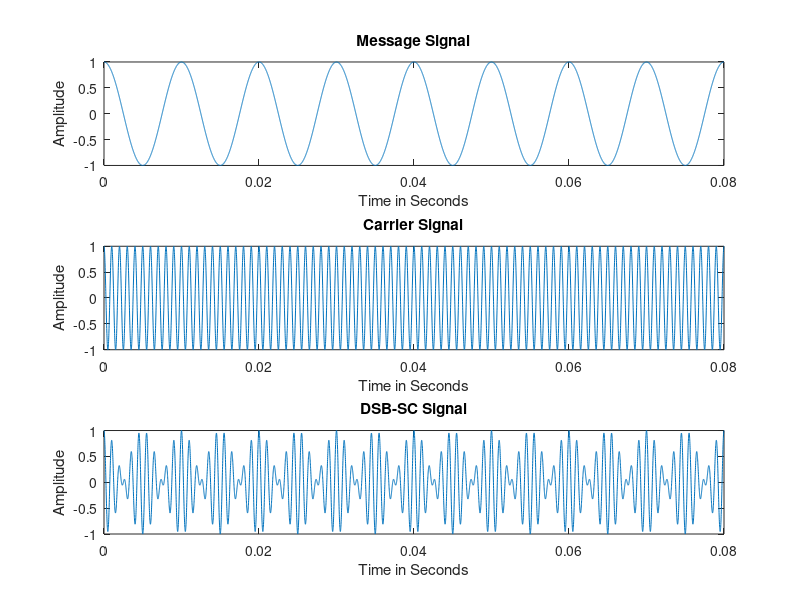
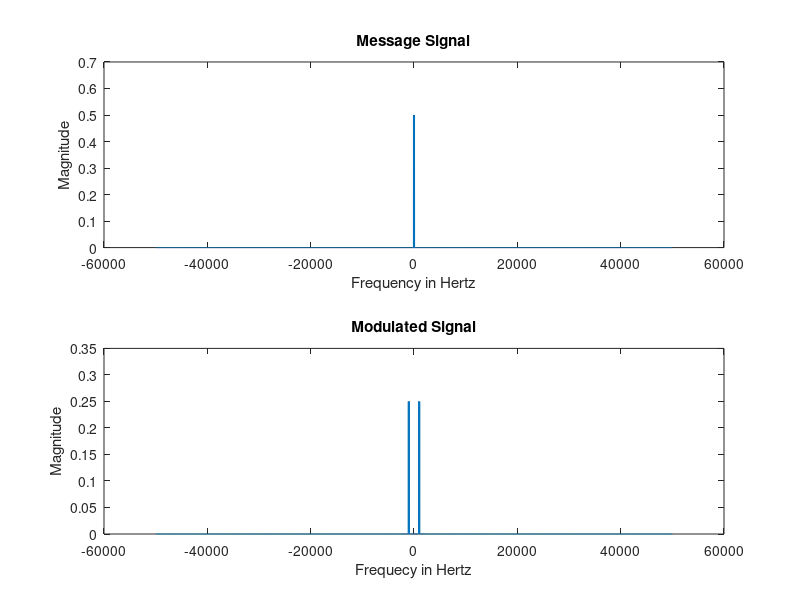
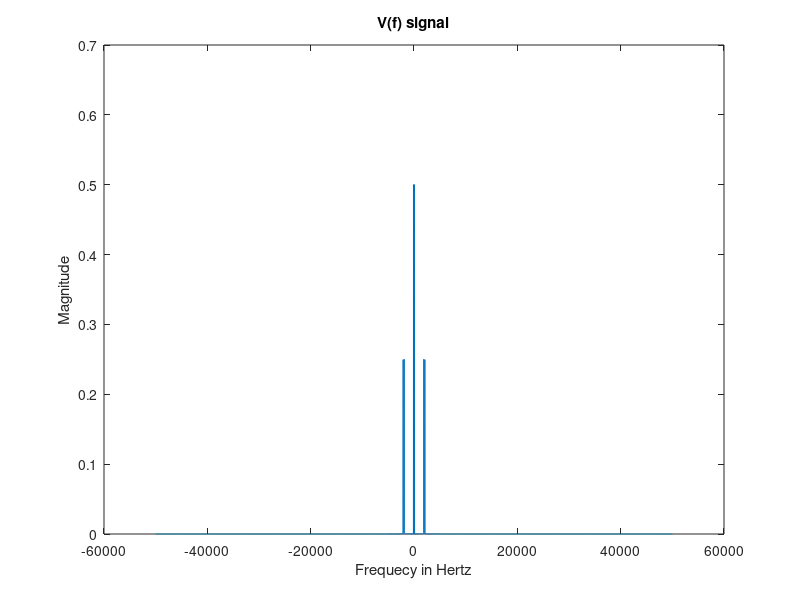
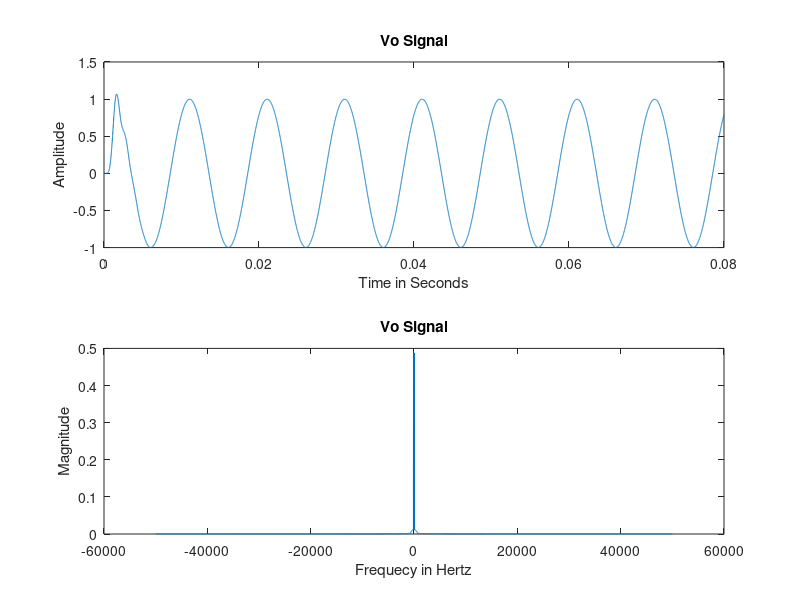

Here is the MATLAB script that generated these plots, in order:
close all;
clc;
clear all;
%% 2.1.a
fm=100;
fc=1000;
fs=100000;
t=0:1/fs:0.08;
m=cos(2*pi*fm*t);
c=cos(2*pi*fc*t);
%% 2.1.b
s=m.*c;
%% 2.1.c
figure;
subplot(311);
plot(t,m);
title('Message Signal');
xlabel('Time in Seconds');
ylabel('Amplitude');
subplot(312);
plot(t,c);
title('Carrier Signal');
xlabel('Time in Seconds');
ylabel('Amplitude');
subplot(313);
plot(t,s);
title('DSB-SC Signal');
xlabel('Time in Seconds');
ylabel('Amplitude');
%% 2.1.d
N=length(t);
f=linspace(-fs/2,fs/2,N);
figure;
subplot(211);
plot(f,fftshift(abs(fft(m)/N)));
title('Message Signal');
xlabel('Frequency in Hertz');
ylabel('Magnitude');
subplot(212);
plot(f,fftshift(abs(fft(s)/N)));
title('Modulated Signal');
xlabel('Frequecy in Hertz');
ylabel('Magnitude');
%% 2.2.a
cc=2*cos(2*pi*fc*t+(0*pi));
v=s.*cc;
%% 2.2.b
figure;
plot(f,fftshift(abs(fft(v)/N)));
title('V(f) signal');
xlabel('Frequecy in Hertz');
ylabel('Magnitude');
%% 2.2.c
[b,a]=butter(9,(fc-fm-25)/(fs/2),'low');
vo= filter(b,a,v);
%% 2.2.d
figure;
subplot(211);
plot(t,vo);
title('Vo Signal');
xlabel('Time in Seconds');
ylabel('Amplitude');
subplot(212);
plot(f,fftshift(abs(fft(vo)/N)));
title('Vo Signal');
xlabel('Frequecy in Hertz');
ylabel('Magnitude');